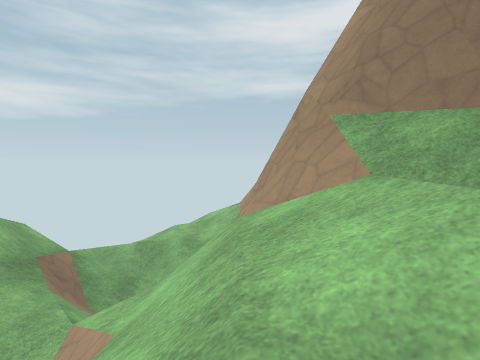
view 1 (above)

21 first-person views from a walk through a level from a Godot 3-D game. The camera is 1.2 m above the floor, tilts 4° down and sees 85° across. The floor is counted in squares, 2 m on a side. Each view is taken from the middle of a square. On the plan, view 1 faces up. The plan holds only what a view shows up to about 9 squares ahead; the rest is blank. The place goes on beyond the plan. Some surface patterns are stand-ins.

view 2
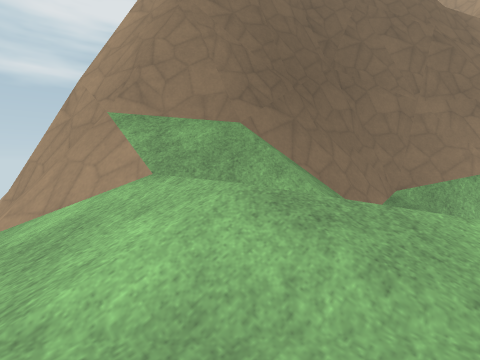

view 3
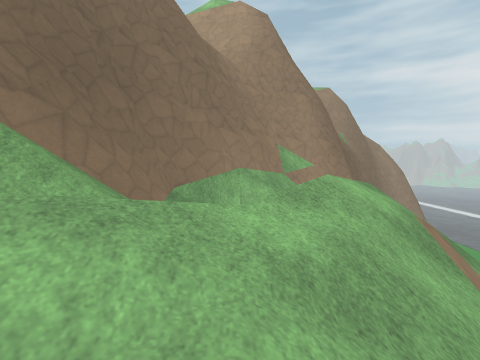

view 4
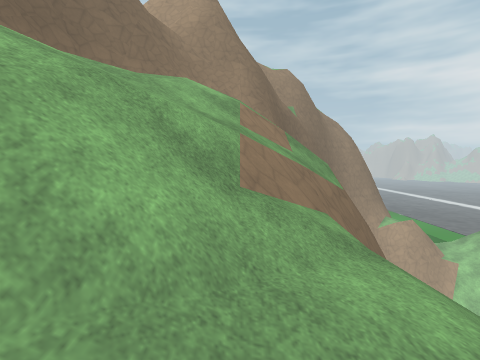

view 5
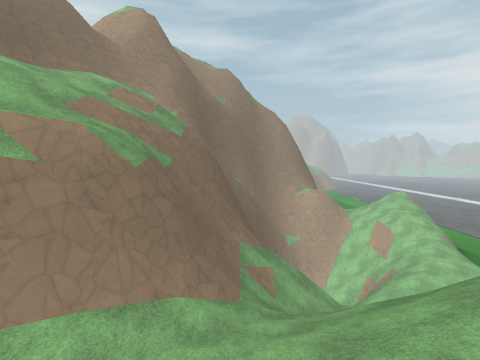

view 6
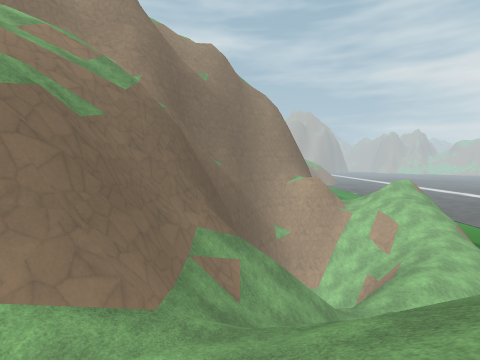

view 7
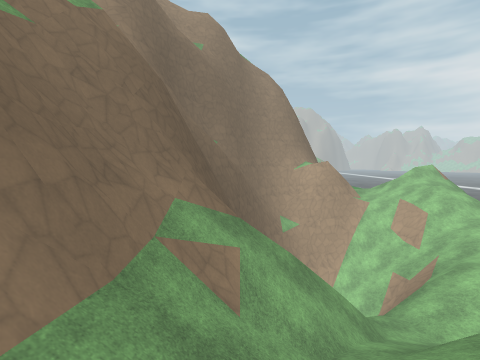

view 8
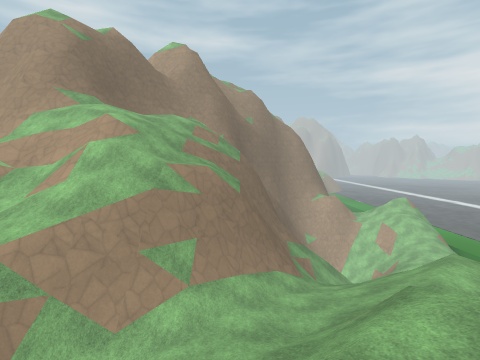

view 9
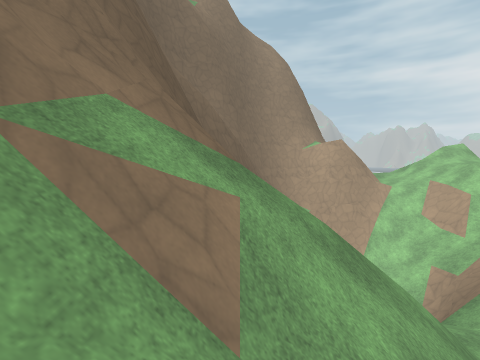

view 10
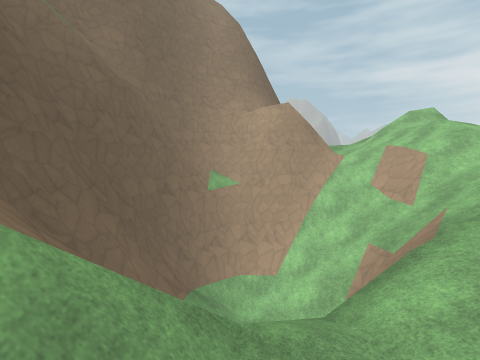

view 11
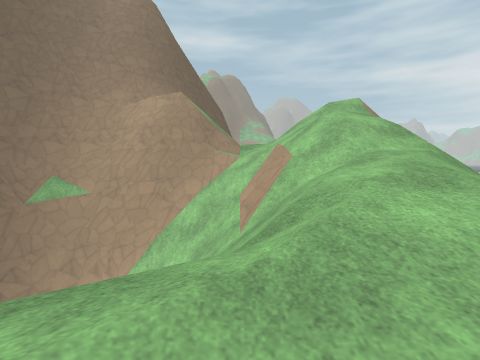

view 12
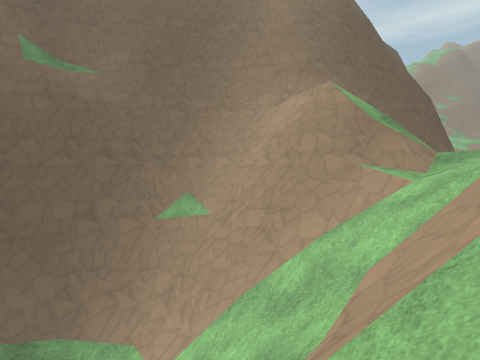

view 13
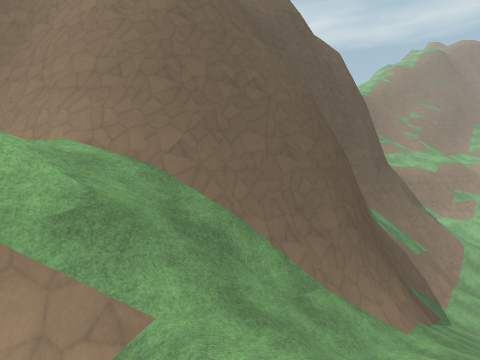

view 14
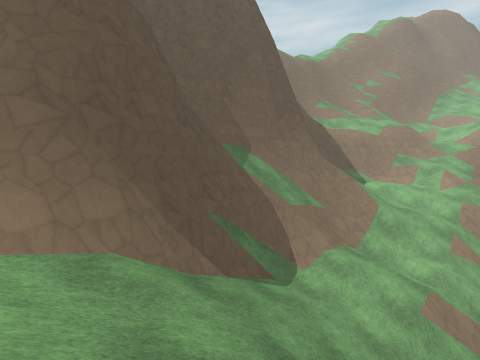

view 15
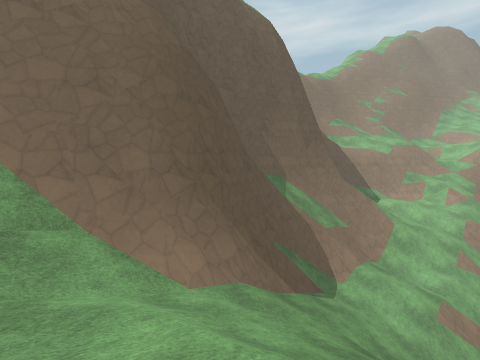

view 16
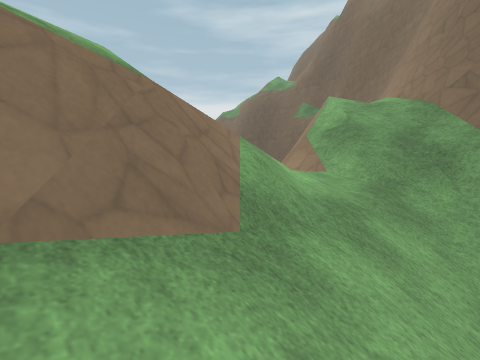

view 17
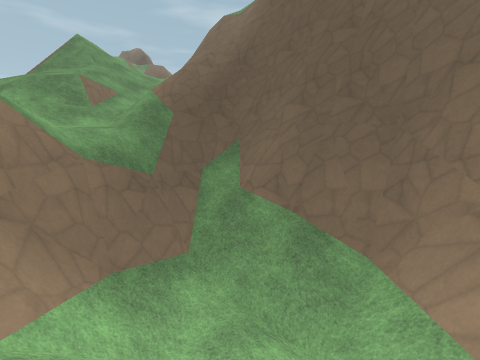

view 18
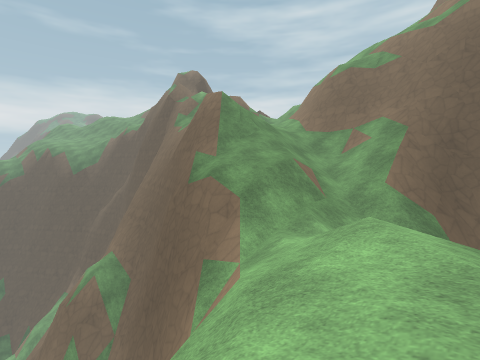

view 19
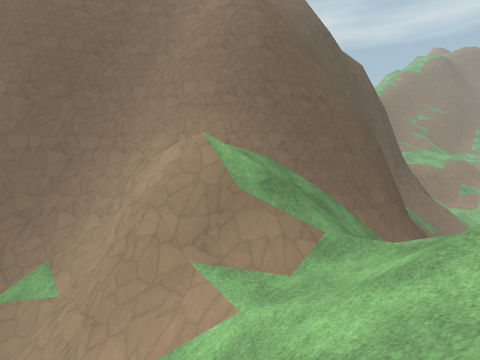

view 20
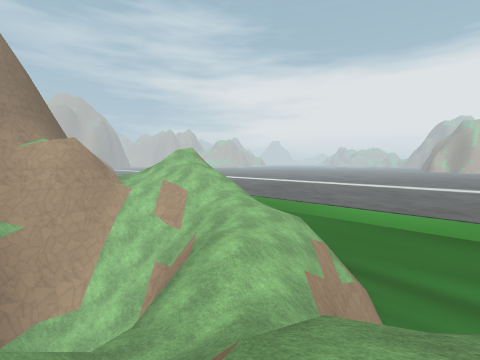

view 21
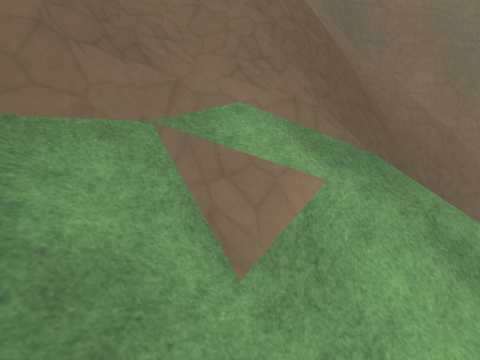

### Floor plan
Key: @ floor where view 1 was taken; # wall or solid block; x gap in a wall; . main floor; - floor 10.25 m lower than the main floor; _ floor 15.25 m lower than the main floor; < floor 20.75 m lower than the main floor; / step, stairs or slope; = window, fence, low wall or low ledge; v drop or lower ground.
Columns run from 9 left of view 1 to 29 right of it. Each row starts with its distance up from view 1.
  8       ////
  7      /////
  6     /////
  5     //=
  4      /// ##
  3       ////##
  2       //#//###
  1      ///#////###
  0     ////#@/. /.##
 -1    //#/////// //#
 -2    //#v///=/=/ /##
 -3    ///#v /xv//  ##
 -4 /  ////#vvvvvv  =###
 -5    //-//####vvvvvvv#
 -6    /////////##vvv  #
 -7     /////////v
 -8     v////////#####  ###
 -9      v////////#//### v##
-10        v///////=//<# v###
-11       vx///////#///##vv/##
-12      vvvvvv////##///#vv/###
-13     vvvvvvv/////#////##///##
-14     vv   vvvv/////##///////##########
-15    vv      vv/_///////////////////////
-16            vv//////////////////////////
-17            vvv/ //// ///=/////=///#////
-18             v        /=/v/ /     ///vv

Where each view was taken, in squares from view 1:
view 1: 0 up, 0 right, facing up
view 2: 0 up, 0 right, facing up-right
view 3: 0 up, 0 right, facing right
view 4: 2 down, 2 left, facing right
view 5: 6 down, 6 left, facing right
view 6: 7 down, 4 left, facing right
view 7: 7 down, 2 left, facing right
view 8: 4 down, 9 left, facing right
view 9: 7 down, 0 right, facing right
view 10: 10 down, 2 right, facing right
view 11: 14 down, 4 right, facing right
view 12: 15 down, 7 right, facing up-right
view 13: 16 down, 13 right, facing up-right
view 14: 18 down, 18 right, facing up-right
view 15: 18 down, 16 right, facing up-right
view 16: 18 down, 16 right, facing up-left
view 17: 12 down, 9 right, facing up-left
view 18: 16 down, 5 right, facing up-left
view 19: 16 down, 10 right, facing up-right
view 20: 9 down, 0 right, facing down-right
view 21: 8 down, 0 right, facing up-right
